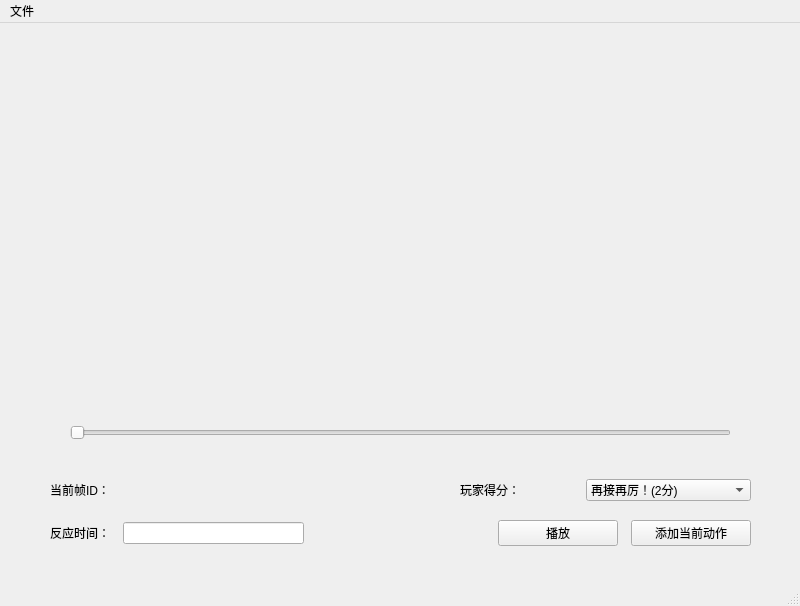
<?xml version="1.0" encoding="UTF-8"?>
<ui version="4.0">
 <class>MainWindow</class>
 <widget class="QMainWindow" name="MainWindow">
  <property name="geometry">
   <rect>
    <x>0</x>
    <y>0</y>
    <width>800</width>
    <height>606</height>
   </rect>
  </property>
  <property name="windowTitle">
   <string>关卡制作</string>
  </property>
  <widget class="QWidget" name="centralwidget">
   <widget class="QSlider" name="horizontalSlider">
    <property name="geometry">
     <rect>
      <x>70</x>
      <y>400</y>
      <width>661</width>
      <height>20</height>
     </rect>
    </property>
    <property name="orientation">
     <enum>Qt::Horizontal</enum>
    </property>
   </widget>
   <widget class="QWidget" name="layoutWidget">
    <property name="geometry">
     <rect>
      <x>50</x>
      <y>450</y>
      <width>701</width>
      <height>81</height>
     </rect>
    </property>
    <layout class="QVBoxLayout" name="verticalLayout">
     <property name="spacing">
      <number>13</number>
     </property>
     <item>
      <layout class="QHBoxLayout" name="horizontalLayout">
       <item>
        <widget class="QLabel" name="lb_frameID">
         <property name="text">
          <string>当前帧ID：</string>
         </property>
        </widget>
       </item>
       <item>
        <widget class="QLabel" name="frameID">
         <property name="text">
          <string/>
         </property>
        </widget>
       </item>
       <item alignment="Qt::AlignHCenter">
        <widget class="QLabel" name="lb_Score">
         <property name="text">
          <string>玩家得分：</string>
         </property>
        </widget>
       </item>
       <item>
        <widget class="QComboBox" name="Score">
         <item>
          <property name="text">
           <string>再接再厉！(2分)</string>
          </property>
         </item>
         <item>
          <property name="text">
           <string>有点优秀！(4分)</string>
          </property>
         </item>
         <item>
          <property name="text">
           <string>做的不错！(6分)</string>
          </property>
         </item>
         <item>
          <property name="text">
           <string>锋芒毕露！(8分)</string>
          </property>
         </item>
         <item>
          <property name="text">
           <string>非常Nice！(10分)</string>
          </property>
         </item>
        </widget>
       </item>
      </layout>
     </item>
     <item>
      <layout class="QHBoxLayout" name="horizontalLayout_2">
       <item>
        <widget class="QLabel" name="lb_reacTime">
         <property name="text">
          <string>反应时间：</string>
         </property>
        </widget>
       </item>
       <item>
        <widget class="QLineEdit" name="reacTime"/>
       </item>
       <item>
        <spacer name="horizontalSpacer">
         <property name="orientation">
          <enum>Qt::Horizontal</enum>
         </property>
         <property name="sizeHint" stdset="0">
          <size>
           <width>40</width>
           <height>20</height>
          </size>
         </property>
        </spacer>
       </item>
       <item>
        <widget class="QPushButton" name="playOrStop">
         <property name="sizePolicy">
          <sizepolicy hsizetype="Minimum" vsizetype="Fixed">
           <horstretch>0</horstretch>
           <verstretch>0</verstretch>
          </sizepolicy>
         </property>
         <property name="minimumSize">
          <size>
           <width>120</width>
           <height>0</height>
          </size>
         </property>
         <property name="maximumSize">
          <size>
           <width>16777215</width>
           <height>16777215</height>
          </size>
         </property>
         <property name="text">
          <string>播放</string>
         </property>
        </widget>
       </item>
       <item>
        <widget class="QPushButton" name="addAction">
         <property name="minimumSize">
          <size>
           <width>120</width>
           <height>0</height>
          </size>
         </property>
         <property name="maximumSize">
          <size>
           <width>16777215</width>
           <height>16777215</height>
          </size>
         </property>
         <property name="text">
          <string>添加当前动作</string>
         </property>
        </widget>
       </item>
      </layout>
     </item>
    </layout>
   </widget>
   <widget class="QWidget" name="videoWidget" native="true">
    <property name="geometry">
     <rect>
      <x>60</x>
      <y>40</y>
      <width>681</width>
      <height>331</height>
     </rect>
    </property>
   </widget>
  </widget>
  <widget class="QStatusBar" name="statusbar"/>
  <widget class="QMenuBar" name="menuBar">
   <property name="geometry">
    <rect>
     <x>0</x>
     <y>0</y>
     <width>800</width>
     <height>28</height>
    </rect>
   </property>
   <widget class="QMenu" name="menu">
    <property name="title">
     <string>文件</string>
    </property>
    <addaction name="chooseVideo"/>
   </widget>
   <addaction name="menu"/>
  </widget>
  <action name="chooseVideo">
   <property name="text">
    <string>选择视频</string>
   </property>
  </action>
 </widget>
 <resources/>
 <connections/>
</ui>
